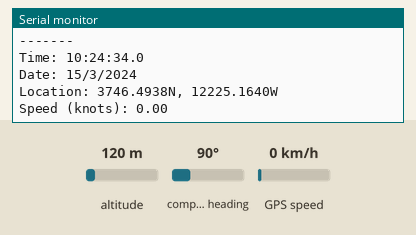
Simulated run of this sketch. Board: Arduino Uno, built with avr-gcc and run on an emulated ATmega328P. Shown: the last lines printed to the serial monitor. The test bench sets the inputs (shaded band); at power-on: GPS speed 0 km/h, altitude 120 m, compass heading 90°. The GPS gets a fix after 3 s at 37.7749, -122.4194 with 8 satellites.

Above: at 4.8 s.
4.9 s: GPS speed set to 2 km/h
At 5.4 s:
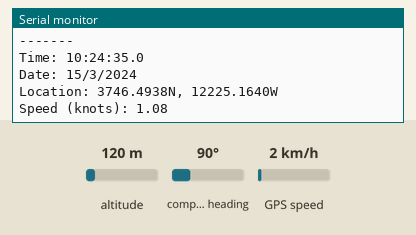
6.5 s: GPS speed set to 30 km/h
At 7.8 s:
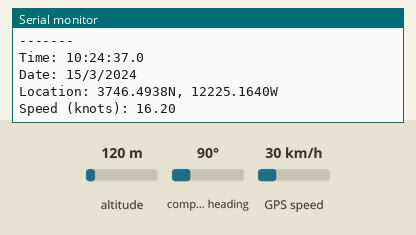
Timing chart, 0 to 9.5 s (numbered marks = the images above; inputs shaded):
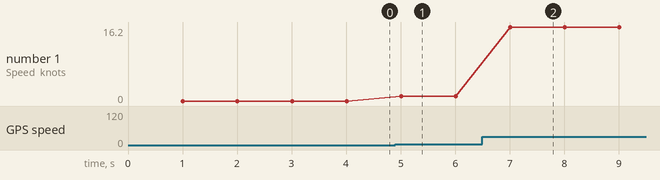

The sketch:

gps.ino
```cpp
#define RXpin A3              //this is the pin that the Arduino will use to receive data from the GPS
#define TXpin A2              //this is the pin that the Arduino can use to send data (commands) to the GPS - not used

#include <SoftwareSerial.h>
#include <Adafruit_GPS.h>

SoftwareSerial mySerial(RXpin, TXpin);
Adafruit_GPS GPS(&mySerial);

void setup()
{
  GPS.begin(9600);
  Serial.begin(115200);
  GPS.sendCommand(PMTK_SET_NMEA_OUTPUT_RMCGGA);
  GPS.sendCommand(PMTK_SET_NMEA_UPDATE_1HZ);
}

void loop() {
  char c = GPS.read();
  if (GPS.newNMEAreceived()) {
    if (!GPS.parse(GPS.lastNMEA())) {
      return;
    }

    Serial.println("-------");
    Serial.print("Time: ");
    Serial.print(GPS.hour, DEC); Serial.print(':');
    Serial.print(GPS.minute, DEC); Serial.print(':');
    Serial.print(GPS.seconds, DEC); Serial.print('.');
    Serial.println(GPS.milliseconds);

    Serial.print("Date: ");
    Serial.print(GPS.day, DEC); Serial.print('/');
    Serial.print(GPS.month, DEC); Serial.print("/20");
    Serial.println(GPS.year, DEC);

    Serial.print("Location: ");
    Serial.print(GPS.latitude, 4); Serial.print(GPS.lat);
    Serial.print(", ");
    Serial.print(GPS.longitude, 4); Serial.println(GPS.lon);

    Serial.print("Speed (knots): "); Serial.println(GPS.speed);
  }
}
```

Measured:
- after the input at 4.9 s, the serial monitor: prints a new line after 0.11 s (image 1)
- after the input at 6.5 s, the serial monitor: prints a new line after 0.51 s (image 2)
- plotted number 1: 0 → 1.08 after the input at 4.9 s, 1.08 → 16.2 after the input at 6.5 s
